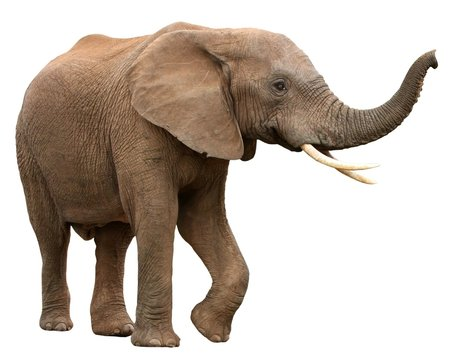
#> input picture fundamentals-of-digital-image-processing/elephant.jpg, 455 x 360 px
$ jupyter execute lab1.ipynb
#> lines starting #> are read from the running program, lines starting #| are printed output that depends on the picture; after the words box and inside, x2 and y2 are one past the last pixel; in counts of white or black regions, pixels touching at a corner belong together
[cell 1]
import cv2
import numpy as np
import matplotlib.pyplot as plt

from PIL import Image

[cell 2]
def gray_scale_to_binary(gray):
    img_temp = gray
    for i, arr in enumerate(img_temp):
        img_temp[i] = [1 if val <= 128 else 0 for val in arr]
    return img_temp

def display_image(img_array):
    plt.imshow(1 - img_array, cmap='gray')
    plt.axis('off')
    plt.show()

## Initial binary image and morphological skeleton

[cell 3]
filename = 'elephant'
binary_image = cv2.imread(f'{filename}.jpg', cv2.IMREAD_GRAYSCALE)
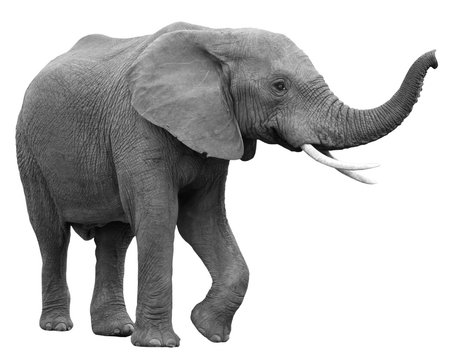
#> binary_image: shape (360, 455); min 0, max 255, mean 188
_, binary_image = cv2.threshold(binary_image, 232, 255, 0)
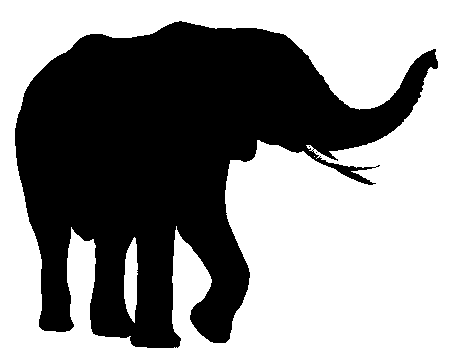
#> binary_image: shape (360, 455); 56.7% white; 3 black regions (2 under 20 px), largest, box (x1, y1, x2, y2) and area: (15, 21, 438, 348) 70950
binary_image = gray_scale_to_binary(binary_image)
display_image(binary_image)
#> in display_image, `plt.show()`:
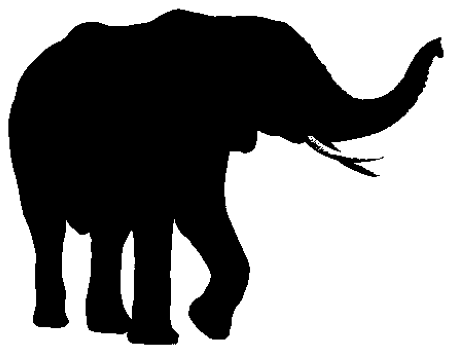
#> figure drawn by matplotlib, 1 panel

element = np.array([[1, 1, 1],
                    [1, 1, 1],
                    [1, 1, 1]], np.uint8)
skel = np.zeros(binary_image.shape, np.uint8)

S = []
while cv2.countNonZero(binary_image) != 0:
    eroded = cv2.erode(binary_image, element)
    temp = cv2.dilate(eroded, element)
    temp = cv2.subtract(binary_image, temp)
    S.append(temp)
    skel = cv2.bitwise_or(skel, temp)
    binary_image = eroded.copy()
#> this loop made 85 passes
#> pass 1, `eroded = cv2.erode(binary_image, element)`:
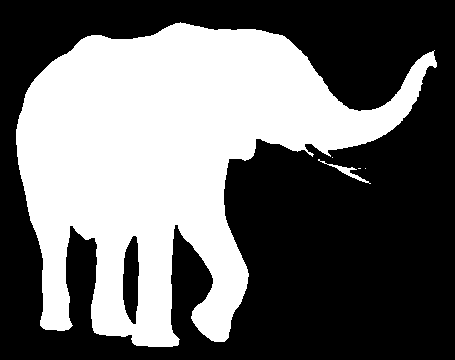
#> eroded: shape (360, 455); values 0 (black) and 1 (white), 41.6% white; 5 white regions (3 under 20 px), largest, box (x1, y1, x2, y2) and area: (16, 22, 437, 347) 67929, (318, 159, 371, 184) 199
#> pass 1, `temp = cv2.subtract(binary_image, temp)`:
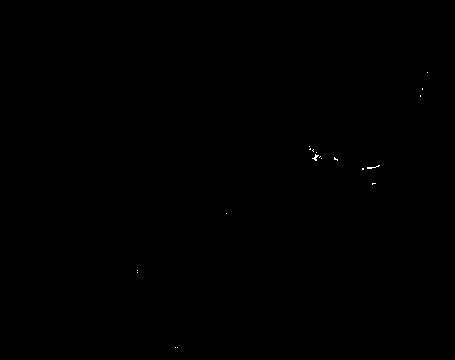
#> temp: shape (360, 455); values 0 (black) and 1 (white), 0.05% white in thin lines or dots, all inside (x1, y1, x2, y2) = (137, 72, 428, 348)
#> pass 2, `eroded = cv2.erode(binary_image, element)`:
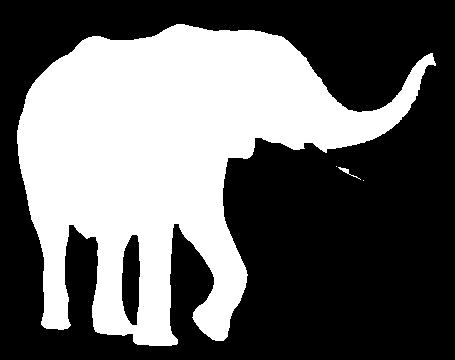
#> eroded: shape (360, 455); values 0 (black) and 1 (white), 40% white; 4 white regions (2 under 20 px), largest, box (x1, y1, x2, y2) and area: (17, 24, 436, 346) 65405, (338, 167, 361, 180) 52
#> after the loop: binary_image: shape (360, 455); every value is 0
#> after the loop:
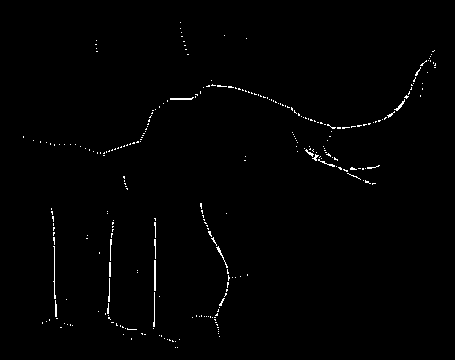
#> skel: shape (360, 455); values 0 (black) and 1 (white), 0.88% white in thin lines or dots, all inside (x1, y1, x2, y2) = (23, 22, 436, 348)
#> after the loop, S = 85 items

display_image(skel)
#> in display_image (call 2), `plt.show()`:
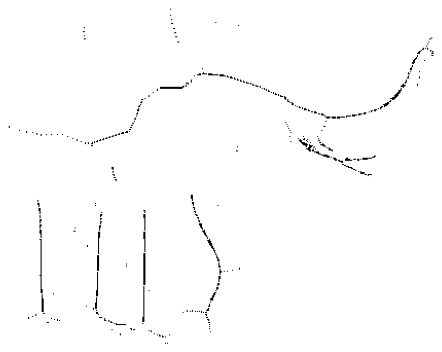
#> figure drawn by matplotlib, 1 panel

## Restored binary image

[cell 4]
X = np.zeros(binary_image.shape, np.uint8)

for n, s in enumerate(S):
    for _ in range(n):
        s = cv2.dilate(s, element)
    X = cv2.bitwise_or(X, s)
#> this loop made 85 passes
#> pass 2, `X = cv2.bitwise_or(X, s)`:
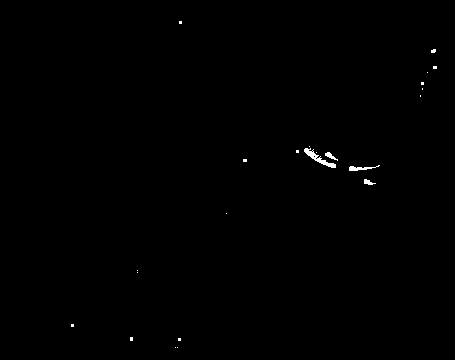
#> X: shape (360, 455); values 0 (black) and 1 (white), 0.28% white; 23 white regions (19 under 20 px), largest, box (x1, y1, x2, y2) and area: (304, 148, 336, 168) 174, (349, 165, 380, 171) 83, (325, 152, 338, 161) 46, (364, 179, 376, 185) 40
#> pass 3, `X = cv2.bitwise_or(X, s)`:
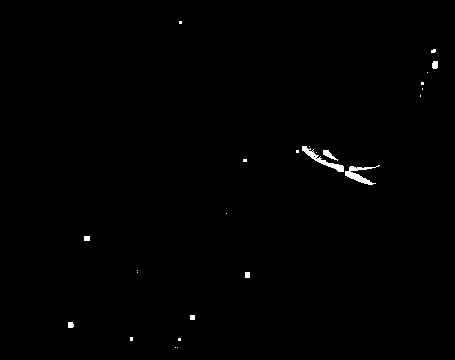
#> X: shape (360, 455); values 0 (black) and 1 (white), 0.5% white; 25 white regions (17 under 20 px), largest, box (x1, y1, x2, y2) and area: (302, 146, 344, 172) 248, (345, 165, 380, 185) 248, (323, 150, 338, 161) 66

display_image(X)

$ run again, with fundamentals-of-digital-image-processing/circles.jpg copied over fundamentals-of-digital-image-processing/elephant.jpg
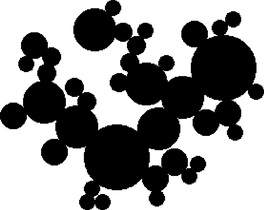
#> input picture fundamentals-of-digital-image-processing/circles.jpg, 264 x 210 px
#> binary_image is the input picture: shape (210, 264); min 0, max 255, mean 142
#> the loop `while cv2.countNonZero(binary_image) != 0:` made 25 passes
#> after the loop `while cv2.countNonZero(binary_image) != 0:`:
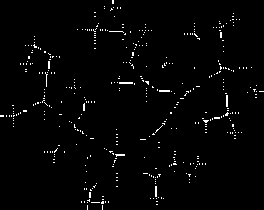
#> skel: shape (210, 264); values 0 (black) and 1 (white), 1.9% white in thin lines or dots
#> after the loop `while cv2.countNonZero(binary_image) != 0:`: S = 25 items
#> the loop `for n, s in enumerate(S):` made 25 passes
#> pass 3, `X = cv2.bitwise_or(X, s)`:
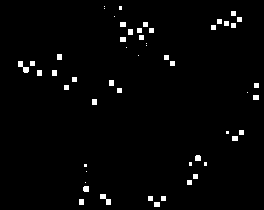
#> X: shape (210, 264); values 0 (black) and 1 (white), 2.1% white; 53 white regions (15 under 20 px), largest, box (x1, y1, x2, y2) and area: (18, 61, 29, 73) 64, (100, 194, 111, 205) 60, (195, 155, 201, 161) 34
